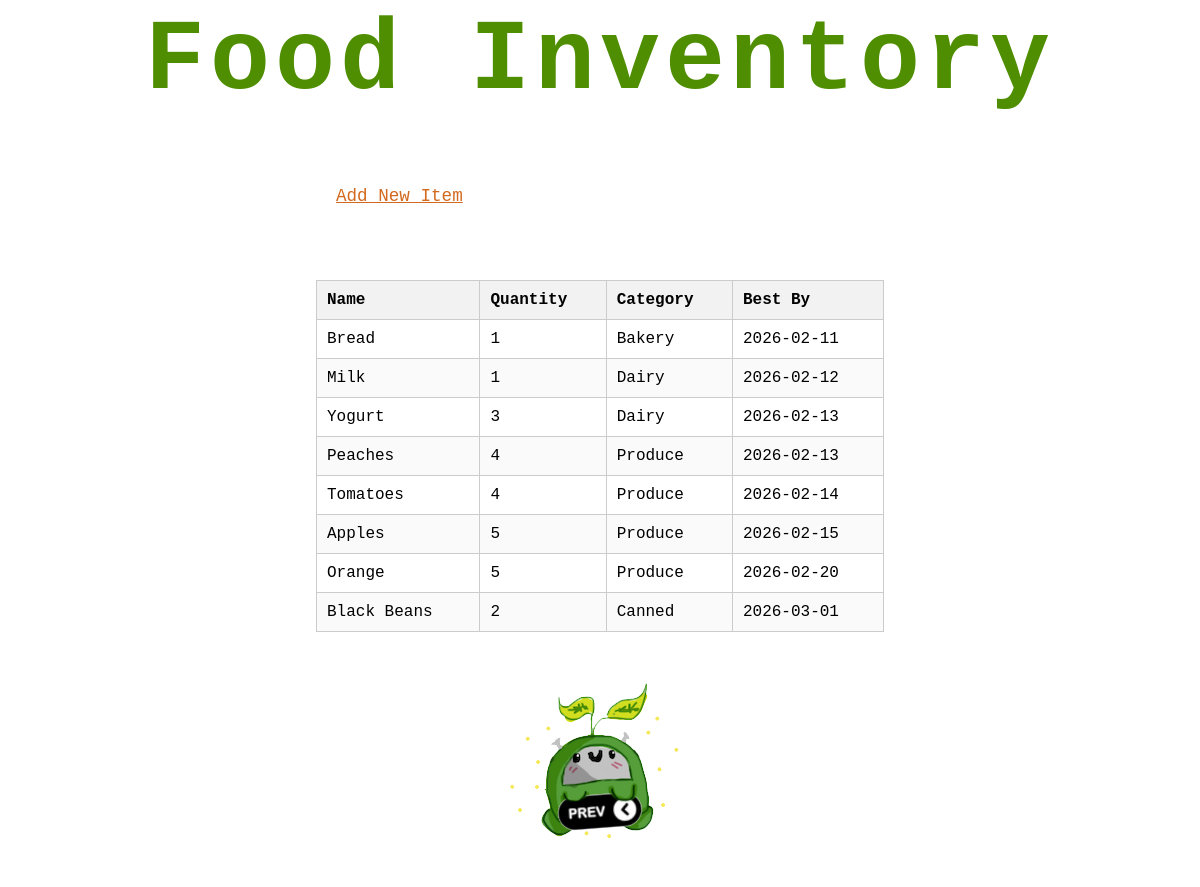
The page /inventory on the database as committed earlier.
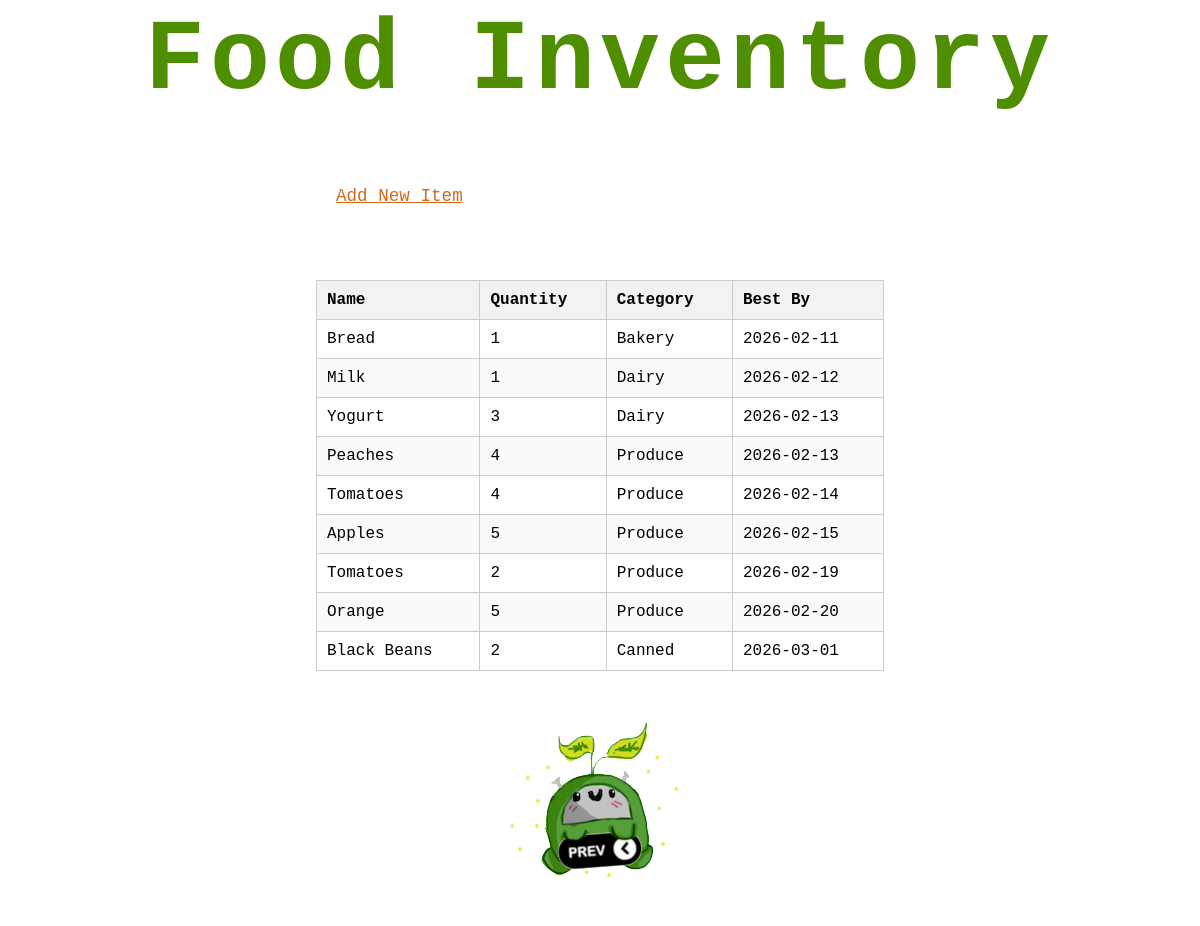
The same page on the database as committed later.
### tables this page shows
CREATE TABLE inventory (
    id INTEGER PRIMARY KEY AUTOINCREMENT,
    name TEXT NOT NULL,
    category TEXT NOT NULL,
    quantity INTEGER NOT NULL,
    best_by TEXT NOT NULL
);

### app.py (the view)
@app.route("/inventory")
def inventory_page():
    items = get_all_items() # <--------------------------------- info stored in 'items'
    return render_template("InventoryPage.html", items=items)

### database.py (called while the page is built)
def get_db():
    conn = sqlite3.connect("inventory.db")
    conn.row_factory = sqlite3.Row
    return conn

### models.py (called while the page is built)
def get_all_items():
    db = get_db()
    items = db.execute("SELECT * FROM inventory").fetchall()
    db.close()
    return [dict(row) for row in items]

### templates/InventoryPage.html (shortened to what this page needs)
{% extends 'InventoryPageSetup.html' %}
{% block head %}
<link rel="stylesheet" href="{{ url_for('static', filename='css/homestyle.css') }}">
{% endblock %}
{% block body %}
<div class="welcome1">
    </a><h1>Food Inventory</h1>
</div>
<div class="body">
    <a href="/add" class="text">Add New Item</a>
</div>
<div class="body">
    <table class="inventory-table" id="inventoryTable">
        <thead>
            <tr>
                <th>Name</th>
                <th>Quantity</th>
                <th>Category</th>
                <th>Best By</th>
            </tr>
        </thead>
        <tbody>
            {% for item in items %}
            <tr>
                <td>{{ item.name }}</td>
                <td>{{ item.quantity }}</td>
                <td>{{ item.category }}</td>
                <td>{{ item.best_by }}</td>
            </tr>
            {% endfor %}
        </tbody>
    </table>
    <br /><br /><div class="images">
        <a href="javascript:history.back()"><img src="{{ url_for('static', filename='Pictures/BinnyBack.png') }}" alt="bot" class="binnybot"></a>
    </div>
</div>
{% endblock %}

### templates/InventoryPageSetup.html (shortened to what this page needs)
<!DOCTYPE html>
<html>
<head>
    <link rel="stylesheet" href="{{ url_for('static', filename='css/mainstyle.css') }}">
    {% block head %}{% endblock %}
</head>
<body>
    {% block body %}{% endblock %}
</body>
</html>

### static/css/mainstyle.css (style rules this page uses)
* { margin: 0; padding: 0; box-sizing: border-box; }
body { font-family: 'Andale Mono', 'Courier New', monospace; }

### static/css/homestyle.css (style rules this page uses)
* { margin: 0; padding: 0; box-sizing: border-box; }
.body { width: 100%; max-width: 600px; margin: 0 auto; padding: 16px; }
.images { display: flex; justify-content: center; gap: clamp(10px, 6vw, 40px); flex-wrap: wrap; align-items: flex-start; animation: bounce 300ms alternate infinite cubic-bezier(.2, .65, .6, 1), typing 3.5s steps(23, end); }
.binnybot { max-width: 100%; height: auto; }
.welcome1 { text-align: center; margin-bottom: 20px; }
.welcome1 h1 { display: inline-block; font-size: clamp(100px, 10vw, 80px); color: #4e8e00; font-family: 'Andale Mono', 'Courier New', monospace; overflow: hidden; white-space: normal; margin: 5px ; letter-spacing: 0.05em; animation: typing 3.5s steps(23, end),blink-caret 1s step-end infinite; }
.body .text { font-family: 'Andale Mono', 'Courier New', monospace; display: inline-block; text-align: center; padding: 12px 20px; margin: 10px auto; color: chocolate; font-size: 1.1rem; }
.inventory-table { width: 100%; border-collapse: collapse; margin-top: 20px; font-family: 'Andale Mono', 'Courier New', monospace; }
.inventory-table th, .inventory-table td { border: 1px solid #ccc; padding: 10px; text-align: left; }
.inventory-table th { background-color: #f2f2f2; font-weight: bold; }
.inventory-table tr:nth-child(even) { background-color: #fafafa; }

Rows that differ between the two databases and show on the page:
added inventory: name "Tomatoes", quantity "2", category "Produce", best_by "2026-02-19"
